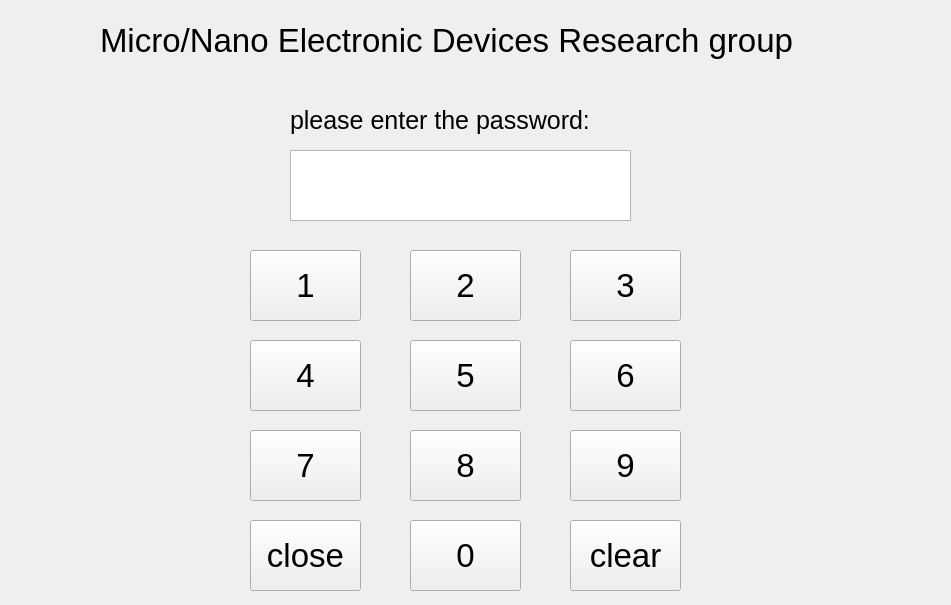
<?xml version="1.0" encoding="UTF-8"?>
<ui version="4.0">
 <class>Form</class>
 <widget class="QWidget" name="Form">
  <property name="geometry">
   <rect>
    <x>0</x>
    <y>0</y>
    <width>951</width>
    <height>605</height>
   </rect>
  </property>
  <property name="minimumSize">
   <size>
    <width>951</width>
    <height>605</height>
   </size>
  </property>
  <property name="maximumSize">
   <size>
    <width>951</width>
    <height>605</height>
   </size>
  </property>
  <property name="windowTitle">
   <string>Form</string>
  </property>
  <widget class="QLabel" name="label">
   <property name="geometry">
    <rect>
     <x>100</x>
     <y>10</y>
     <width>751</width>
     <height>61</height>
    </rect>
   </property>
   <property name="font">
    <font>
     <pointsize>25</pointsize>
    </font>
   </property>
   <property name="text">
    <string>Micro/Nano Electronic Devices Research group</string>
   </property>
   <property name="margin">
    <number>2</number>
   </property>
  </widget>
  <widget class="QLabel" name="label_2">
   <property name="geometry">
    <rect>
     <x>290</x>
     <y>100</y>
     <width>371</width>
     <height>41</height>
    </rect>
   </property>
   <property name="font">
    <font>
     <pointsize>19</pointsize>
    </font>
   </property>
   <property name="text">
    <string>please enter the password:</string>
   </property>
  </widget>
  <widget class="QPushButton" name="pushButton">
   <property name="geometry">
    <rect>
     <x>250</x>
     <y>250</y>
     <width>111</width>
     <height>71</height>
    </rect>
   </property>
   <property name="font">
    <font>
     <pointsize>25</pointsize>
    </font>
   </property>
   <property name="text">
    <string>1</string>
   </property>
  </widget>
  <widget class="QPushButton" name="pushButton_2">
   <property name="geometry">
    <rect>
     <x>410</x>
     <y>250</y>
     <width>111</width>
     <height>71</height>
    </rect>
   </property>
   <property name="font">
    <font>
     <pointsize>25</pointsize>
    </font>
   </property>
   <property name="text">
    <string>2</string>
   </property>
  </widget>
  <widget class="QPushButton" name="pushButton_3">
   <property name="geometry">
    <rect>
     <x>410</x>
     <y>340</y>
     <width>111</width>
     <height>71</height>
    </rect>
   </property>
   <property name="font">
    <font>
     <pointsize>25</pointsize>
    </font>
   </property>
   <property name="text">
    <string>5</string>
   </property>
  </widget>
  <widget class="QPushButton" name="pushButton_4">
   <property name="geometry">
    <rect>
     <x>410</x>
     <y>430</y>
     <width>111</width>
     <height>71</height>
    </rect>
   </property>
   <property name="font">
    <font>
     <pointsize>25</pointsize>
    </font>
   </property>
   <property name="text">
    <string>8</string>
   </property>
  </widget>
  <widget class="QPushButton" name="pushButton_5">
   <property name="geometry">
    <rect>
     <x>250</x>
     <y>430</y>
     <width>111</width>
     <height>71</height>
    </rect>
   </property>
   <property name="font">
    <font>
     <pointsize>25</pointsize>
    </font>
   </property>
   <property name="text">
    <string>7</string>
   </property>
  </widget>
  <widget class="QPushButton" name="pushButton_6">
   <property name="geometry">
    <rect>
     <x>250</x>
     <y>340</y>
     <width>111</width>
     <height>71</height>
    </rect>
   </property>
   <property name="font">
    <font>
     <pointsize>25</pointsize>
    </font>
   </property>
   <property name="text">
    <string>4</string>
   </property>
  </widget>
  <widget class="QPushButton" name="pushButton_7">
   <property name="geometry">
    <rect>
     <x>570</x>
     <y>250</y>
     <width>111</width>
     <height>71</height>
    </rect>
   </property>
   <property name="font">
    <font>
     <pointsize>25</pointsize>
    </font>
   </property>
   <property name="text">
    <string>3</string>
   </property>
  </widget>
  <widget class="QPushButton" name="pushButton_8">
   <property name="geometry">
    <rect>
     <x>570</x>
     <y>340</y>
     <width>111</width>
     <height>71</height>
    </rect>
   </property>
   <property name="font">
    <font>
     <pointsize>25</pointsize>
    </font>
   </property>
   <property name="text">
    <string>6</string>
   </property>
  </widget>
  <widget class="QPushButton" name="pushButton_9">
   <property name="geometry">
    <rect>
     <x>570</x>
     <y>430</y>
     <width>111</width>
     <height>71</height>
    </rect>
   </property>
   <property name="font">
    <font>
     <pointsize>25</pointsize>
    </font>
   </property>
   <property name="text">
    <string>9</string>
   </property>
  </widget>
  <widget class="QPushButton" name="pushButton_10">
   <property name="geometry">
    <rect>
     <x>250</x>
     <y>520</y>
     <width>111</width>
     <height>71</height>
    </rect>
   </property>
   <property name="font">
    <font>
     <pointsize>25</pointsize>
    </font>
   </property>
   <property name="text">
    <string>close</string>
   </property>
  </widget>
  <widget class="QPushButton" name="pushButton_11">
   <property name="geometry">
    <rect>
     <x>410</x>
     <y>520</y>
     <width>111</width>
     <height>71</height>
    </rect>
   </property>
   <property name="font">
    <font>
     <pointsize>25</pointsize>
    </font>
   </property>
   <property name="text">
    <string>0</string>
   </property>
  </widget>
  <widget class="QPushButton" name="pushButton_12">
   <property name="geometry">
    <rect>
     <x>570</x>
     <y>520</y>
     <width>111</width>
     <height>71</height>
    </rect>
   </property>
   <property name="font">
    <font>
     <pointsize>25</pointsize>
    </font>
   </property>
   <property name="text">
    <string>clear</string>
   </property>
  </widget>
  <widget class="QTextBrowser" name="textBrowser">
   <property name="geometry">
    <rect>
     <x>290</x>
     <y>150</y>
     <width>341</width>
     <height>71</height>
    </rect>
   </property>
   <property name="font">
    <font>
     <pointsize>25</pointsize>
    </font>
   </property>
  </widget>
 </widget>
 <resources/>
 <connections/>
</ui>
